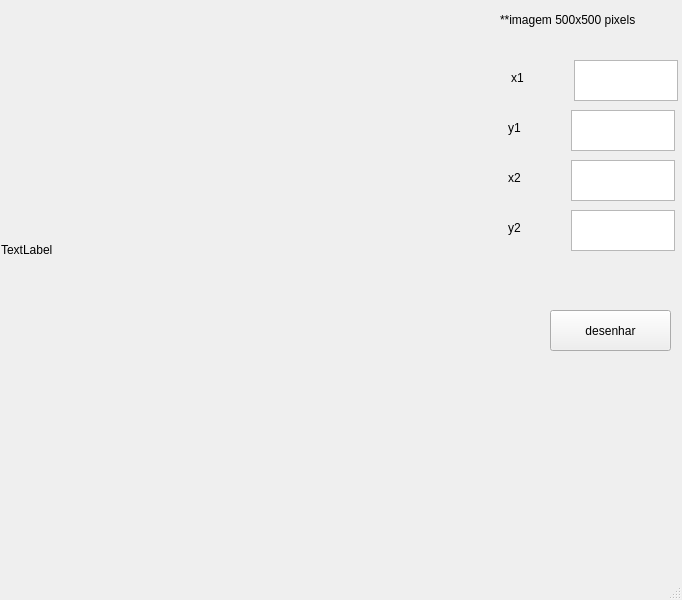
<?xml version="1.0" encoding="UTF-8"?>
<ui version="4.0">
 <class>RetaWindow</class>
 <widget class="QMainWindow" name="RetaWindow">
  <property name="geometry">
   <rect>
    <x>0</x>
    <y>0</y>
    <width>682</width>
    <height>600</height>
   </rect>
  </property>
  <property name="windowTitle">
   <string>MainWindow</string>
  </property>
  <widget class="QWidget" name="centralwidget">
   <widget class="QLabel" name="label_6">
    <property name="geometry">
     <rect>
      <x>508</x>
      <y>220</y>
      <width>58</width>
      <height>16</height>
     </rect>
    </property>
    <property name="text">
     <string>y2</string>
    </property>
   </widget>
   <widget class="QLabel" name="label_5">
    <property name="geometry">
     <rect>
      <x>508</x>
      <y>170</y>
      <width>58</width>
      <height>16</height>
     </rect>
    </property>
    <property name="text">
     <string>x2</string>
    </property>
   </widget>
   <widget class="QTextEdit" name="textEdit_3">
    <property name="geometry">
     <rect>
      <x>571</x>
      <y>160</y>
      <width>104</width>
      <height>41</height>
     </rect>
    </property>
   </widget>
   <widget class="QTextEdit" name="textEdit_2">
    <property name="geometry">
     <rect>
      <x>571</x>
      <y>110</y>
      <width>104</width>
      <height>41</height>
     </rect>
    </property>
   </widget>
   <widget class="QLabel" name="label_3">
    <property name="geometry">
     <rect>
      <x>511</x>
      <y>70</y>
      <width>58</width>
      <height>16</height>
     </rect>
    </property>
    <property name="text">
     <string>x1</string>
    </property>
   </widget>
   <widget class="QTextEdit" name="textEdit">
    <property name="geometry">
     <rect>
      <x>574</x>
      <y>60</y>
      <width>104</width>
      <height>41</height>
     </rect>
    </property>
   </widget>
   <widget class="QLabel" name="label_4">
    <property name="geometry">
     <rect>
      <x>508</x>
      <y>120</y>
      <width>58</width>
      <height>16</height>
     </rect>
    </property>
    <property name="text">
     <string>y1</string>
    </property>
   </widget>
   <widget class="QLabel" name="label_2">
    <property name="geometry">
     <rect>
      <x>1</x>
      <y>0</y>
      <width>500</width>
      <height>500</height>
     </rect>
    </property>
    <property name="text">
     <string>TextLabel</string>
    </property>
   </widget>
   <widget class="QTextEdit" name="textEdit_4">
    <property name="geometry">
     <rect>
      <x>571</x>
      <y>210</y>
      <width>104</width>
      <height>41</height>
     </rect>
    </property>
   </widget>
   <widget class="QPushButton" name="pushButton">
    <property name="geometry">
     <rect>
      <x>550</x>
      <y>310</y>
      <width>121</width>
      <height>41</height>
     </rect>
    </property>
    <property name="text">
     <string>desenhar</string>
    </property>
   </widget>
   <widget class="QLabel" name="label">
    <property name="geometry">
     <rect>
      <x>500</x>
      <y>10</y>
      <width>171</width>
      <height>20</height>
     </rect>
    </property>
    <property name="text">
     <string>**imagem 500x500 pixels </string>
    </property>
   </widget>
  </widget>
  <widget class="QMenuBar" name="menubar">
   <property name="geometry">
    <rect>
     <x>0</x>
     <y>0</y>
     <width>682</width>
     <height>24</height>
    </rect>
   </property>
  </widget>
  <widget class="QStatusBar" name="statusbar"/>
 </widget>
 <resources/>
 <connections/>
</ui>
